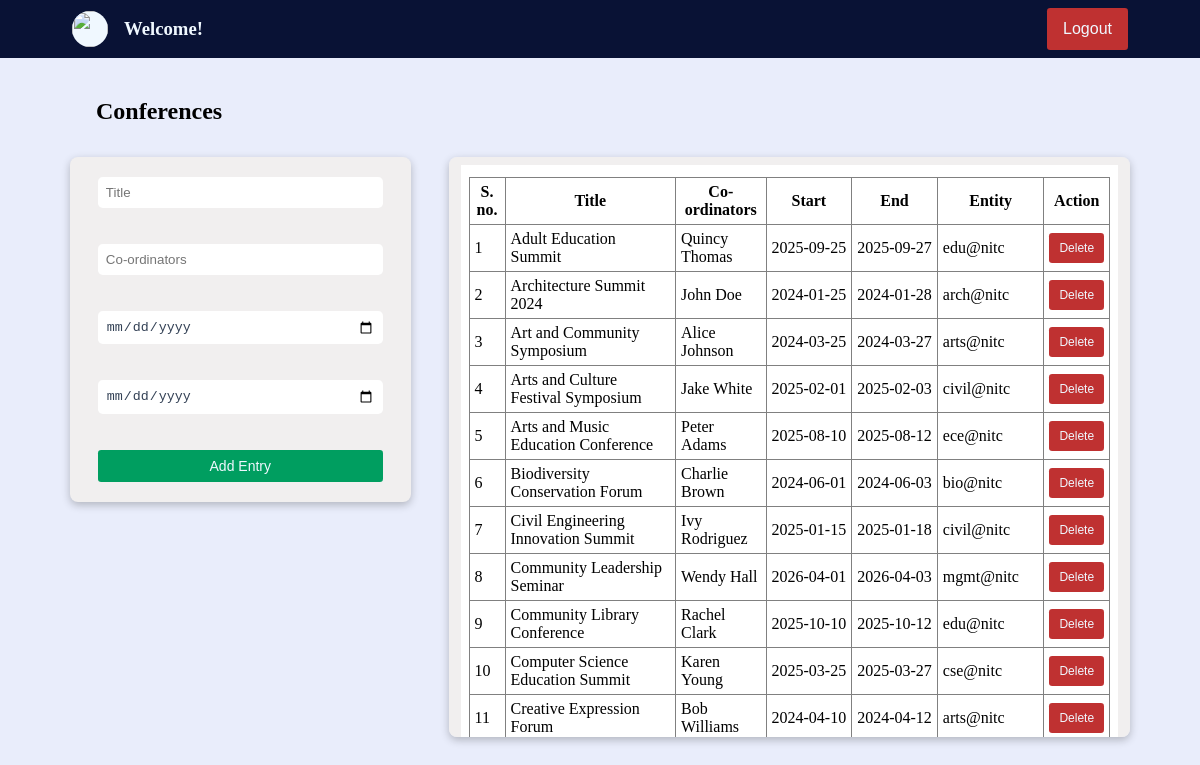
The app's page /forms/conferences.php with its own data.
### tables this page shows
CREATE TABLE `conferences` (
  `title` varchar(200) NOT NULL,
  `name` varchar(80) NOT NULL,
  `start` date DEFAULT NULL,
  `end` date DEFAULT NULL,
  `entity` varchar(120) NOT NULL
);

### forms/conferences.php (the view, shortened to what this page needs)
<?php
if (empty($_SESSION['access_token'])) {
    $fname = "Welcome! ";
    $lname = $_GET["user"];
    $pic = "../asset/nitc_logo_icon.svg";
} else {
    $fname = $_SESSION["first_name"];
    $lname = $_SESSION['last_name'];
    $pic = $_SESSION['profile_picture'];
    $mail=$_SESSION['email_address'];
}
?>
<!DOCTYPE html>
<html>
<head>
    <link href="../styles/forms.css" type="text/css" rel="stylesheet">
</head>
<body>
    <div class="container">
        <?php
        echo '<div class="user_strip">
                <a href="../dashboard.php?user=' . $lname . '" class="user_to_dash">
                    <div class="user">
                        <img src="' . $pic . '" class="user_image" />
                        <h3>' . $fname . ' ' . $lname . '</h3>
                    </div>
                </a>
                <div class="logout_btn_holder">
                    <a href="../logout.php" class="">
                        <button class="logout_btn">Logout</button>
                    </a>
                </div  >
            </div>';
        ?>
        <div class="subcontainer">
            <h2>Conferences</h2>
            <div class="content_container">
                <div class="left_container">
                    <div class="form_container">
                        <form id="myForm" action="" method="post" onsubmit="return validateForm();" class="form_field">
                            <input type="text" name="title" placeholder="Title" class="input-fields"><br><br>
                            <input type="text" name="name" placeholder="Co-ordinators" class="input-fields"><br><br>
                            <input type="date" name="start" placeholder="Start" class="input-fields"><br><br>
                            <input type="date" name="end" placeholder="End" class="input-fields"><br><br>
                            <input type="submit" class="submit-button" value="Add Entry">
                        </form>
                    </div>
                </div>
                <div class="table_container">
                    <?php
                    $con = mysqli_connect('localhost', 'root', '', 'imsdemo');
                    $entity = $_GET["user"];
                    if ($entity == 'admin' || $entity == '')
                        $sql = "SELECT * FROM conferences";
                    else
                        $sql = "SELECT * FROM conferences where entity='$entity'";
                    $rs = mysqli_query($con, $sql);
                    echo '<div class="table_field">';
                    echo '
                <table border="1">
                <tr>
                    <th class="box">S. no.</th>
                    <th class="box">Title</th>
                    <th class="box">Co-ordinators</th>
                    <th class="box">Start</th>
                    <th class="box">End</th>
                    <th class="box">Entity</th>
                    <th class="box">Action</th>
                </tr>';
                    $count = 1;
                    while ($row = mysqli_fetch_assoc($rs)) {
                        $title = $row['title'];
                        $staff = $row['name'];
                        $start = $row['start'];
                        $end = $row['end'];
                        $dep = $row['entity'];
                        echo '<tr>
                        <td class="box sn">' . $count . '</td>
                        <td class="box title">' . $title . '</td>
                        <td class="box coords">' . $staff . '</td>
                        <td class="box s_date">' . $start . '</td>
                        <td class="box e_date">' . $end . '</td>
                        <td class="box entity">' . $dep . '</td>
                        <td class="box button_box btn"><button class="delete_btn" data-id="' . $title . '">Delete</button></td></tr>';
                        $count++;
                    }
                    echo '</table>
                        </div>';
                    ?>
                </div>
            </div>
        </div>
    </div>
</body>
</html>

### styles/forms.css (style rules this page uses)
* { padding: 0; margin: 0; box-sizing: border-box; }
.container { height: 100vh; width: 100vw; padding: 0; background-color: #E9EDFB; overflow: auto; }
.subcontainer { display: flex; flex-direction: column; padding: 2.5rem 2rem; }
h2 { margin-left: 4rem; }
.user_to_dash { text-decoration: none; color: aliceblue; }
.user_strip { background-color: #091235; color: aliceblue; display: flex; align-items: center; justify-content: space-between; padding: 8px; }
.user { display: flex; align-items: center; margin-left: 4em; gap: 16px; }
.user_image { width: 36px; height: 36px; border-radius: 100%; background-color:aliceblue; }
.logout_btn_holder { width: fit-content; margin-right: 4em; }
.logout_btn { font-size: 16px; padding: 12px 16px; border: none; border-radius: 0.2rem; color: aliceblue; cursor: pointer; transition: all; transition-duration: 150ms; background-color: #BF3131; }
.content_container { display: flex; justify-content: space-evenly; align-items: start; width: 100%; margin-top: 2rem; }
.left_container { width: 30%; display: flex; gap: 16px; flex-direction: column; }
.form_container { display: flex; flex-direction: column; width: 100%; justify-content: space-evenly; background-color: #F1EFEF; border-radius: 0.5em; padding: 8px 12px; height: auto; box-shadow: rgba(0, 0, 0, 0.24) 0px 3px 8px; }
.form_field { display: flex; flex-direction: column; padding: 12px 16px; }
.input-fields { padding: 8px; border: none; border-radius: 0.3rem; color: rgb(51 65 85); transition: all; transition-duration: 150ms; }
.submit-button { font-size: 14px; width: 100%; padding: 8px 0px; border: none; border-radius: 0.2rem; color: aliceblue; cursor: pointer; transition: all; transition-duration: 150ms; background-color: #009E60; }
.table_container { display: flex; flex-direction: column; width: 60%; justify-content: start; background-color: #F1EFEF; border-radius: 0.5em; padding: 8px 12px; max-height: 580px; overflow: scroll; box-shadow: rgba(0, 0, 0, 0.24) 0px 3px 8px; }
.table_field { background-color: white; width: 100%; height: 100%; padding: 12px 8px; }
table { width: 100%; border-collapse: collapse; }
.box { padding: 5px; word-wrap: break-word; }
.name, .entity, .s_date, .e_date, .qual { text-wrap: nowrap; }
.button_box { text-align: center; }
.delete_btn { font-size: 12px; padding: 8px 10px; border: none; border-radius: 0.2rem; color: aliceblue; cursor: pointer; transition: all; transition-duration: 150ms; background-color: #BF3131; }

### records on screen
conferences: title "Adult Education Summit", name "Quincy Thomas", start "2025-09-25", end "2025-09-27", entity "edu@nitc"
conferences: title "Architecture Summit 2024", name "John Doe", start "2024-01-25", end "2024-01-28", entity "arch@nitc"
conferences: title "Art and Community Symposium", name "Alice Johnson", start "2024-03-25", end "2024-03-27", entity "arts@nitc"
conferences: title "Arts and Culture Festival Symposium", name "Jake White", start "2025-02-01", end "2025-02-03", entity "civil@nitc"
conferences: title "Arts and Music Education Conference", name "Peter Adams", start "2025-08-10", end "2025-08-12", entity "ece@nitc"
conferences: title "Biodiversity Conservation Forum", name "Charlie Brown", start "2024-06-01", end "2024-06-03", entity "bio@nitc"
conferences: title "Civil Engineering Innovation Summit", name "Ivy Rodriguez", start "2025-01-15", end "2025-01-18", entity "civil@nitc"
conferences: title "Community Leadership Seminar", name "Wendy Hall", start "2026-04-01", end "2026-04-03", entity "mgmt@nitc"
conferences: title "Community Library Conference", name "Rachel Clark", start "2025-10-10", end "2025-10-12", entity "edu@nitc"
conferences: title "Computer Science Education Summit", name "Karen Young", start "2025-03-25", end "2025-03-27", entity "cse@nitc"
conferences: title "Creative Expression Forum", name "Bob Williams", start "2024-04-10", end "2024-04-12", entity "arts@nitc"

### other values on screen
$fname "Welcome!"
